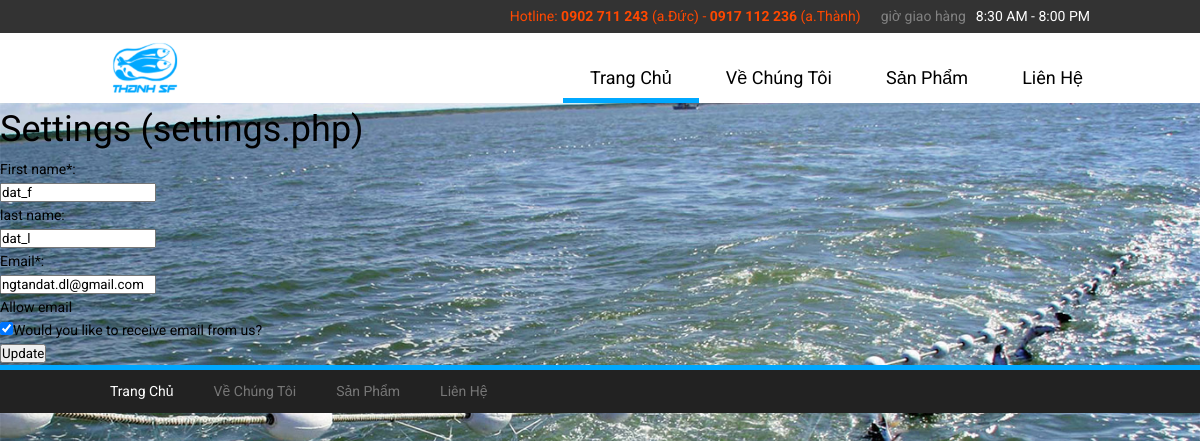
The page /settings.php (signed in) on the database its author committed.
### tables this page shows
CREATE TABLE IF NOT EXISTS `users` (
  `user_id` int(32) NOT NULL AUTO_INCREMENT,
  `username` varchar(32) NOT NULL,
  `password` varchar(32) NOT NULL,
  `first_name` varchar(32) NOT NULL,
  `last_name` varchar(32) NOT NULL,
  `email` varchar(1024) NOT NULL,
  `email_code` varchar(32) NOT NULL,
  `active` int(11) NOT NULL DEFAULT '0',
  `password_recover` int(11) NOT NULL DEFAULT '0',
  `type` int(1) NOT NULL DEFAULT '0',
  `allow_email` int(11) NOT NULL DEFAULT '1',
  PRIMARY KEY (`user_id`)
);

### core/init.php (called while the page is built, shortened)
<?php
require 'functions/users.php';
if(logged_in() === true){
	$session_user_id = $_SESSION['user_id'];
	$user_data = user_data($session_user_id, 'user_id', 'username', 'password', 'first_name', 'last_name', 'email', 'password_recover', 'type', 'allow_email');
}
?>

### core/functions/users.php (called while the page is built, shortened)
<?php
		function user_data($user_id){
			$user_id = (int)$user_id;
			$func_num_args = func_num_args();
			$func_get_args = func_get_args();
			if($func_num_args > 1){
				unset($func_get_args[0]);
				$fields ='' .  implode (', ', $func_get_args) . '';
				$data = mysql_fetch_assoc(mysql_query("SELECT $fields FROM users WHERE user_id = $user_id"));
				return $data;
			}
		}
?>

### settings.php (the view, shortened to what this page needs)
<?php
include 'core/init.php';
include 'includes/overall/header.php';
?>
<h1>Settings (settings.php)</h1>
<?php
if(isset($_GET['success']) === true && empty($_GET['success']) === true){
	echo 'Your deatils have been updated';
} else{
?>
<form action="" method="post">
  <ul>
    <li> First name*: <br>
      <input type="text" name="first_name" value="<?php echo $user_data['first_name'] ?>">
    </li>
    <li> last name: <br>
      <input type="text" name="last_name" value="<?php echo $user_data['last_name'] ?>">
    </li>
    <li> Email*: <br>
      <input type="text" name="email" value="<?php echo $user_data['email'] ?>">
    </li>
    <li> Allow email <br>
      <label><input type="checkbox" name="allow_email" <?php if($user_data['allow_email'] == 1){echo'checked';} ?> />Would you like to receive email from us?</label>
    </li>
    <li>
      <input type="submit" value="Update">
    </li>
  </ul>
</form>
<?php
    }
include 'includes/overall/footer.php';
?>
</body>
</html>

### css/admin.css (style rules this page uses)
* { margin:0;padding:0;-webkit-box-sizing:border-box;-moz-box-sizing:border-box;-ms-box-sizing:border-box;-o-box-sizing:border-box;box-sizing:border-box;font-family:Roboto,sans-serif }
body { height:100%;user-select:none }
li,ol,ul { list-style:none }
h1 { font-size:36px;line-height:58px;font-weight:400 }
body { font-size:14px;line-height:23px;font-weight:400;background-color:#fff }
body.home-page { background-image:url(../images/bg-company-info.jpg);background-repeat:no-repeat;background-size:cover;background-position:center;background-attachment:fixed }

### rows shown on the page
users: first_name "dat_f", last_name "dat_l", email "ngtandat.dl@gmail.com", allow_email "☑"
